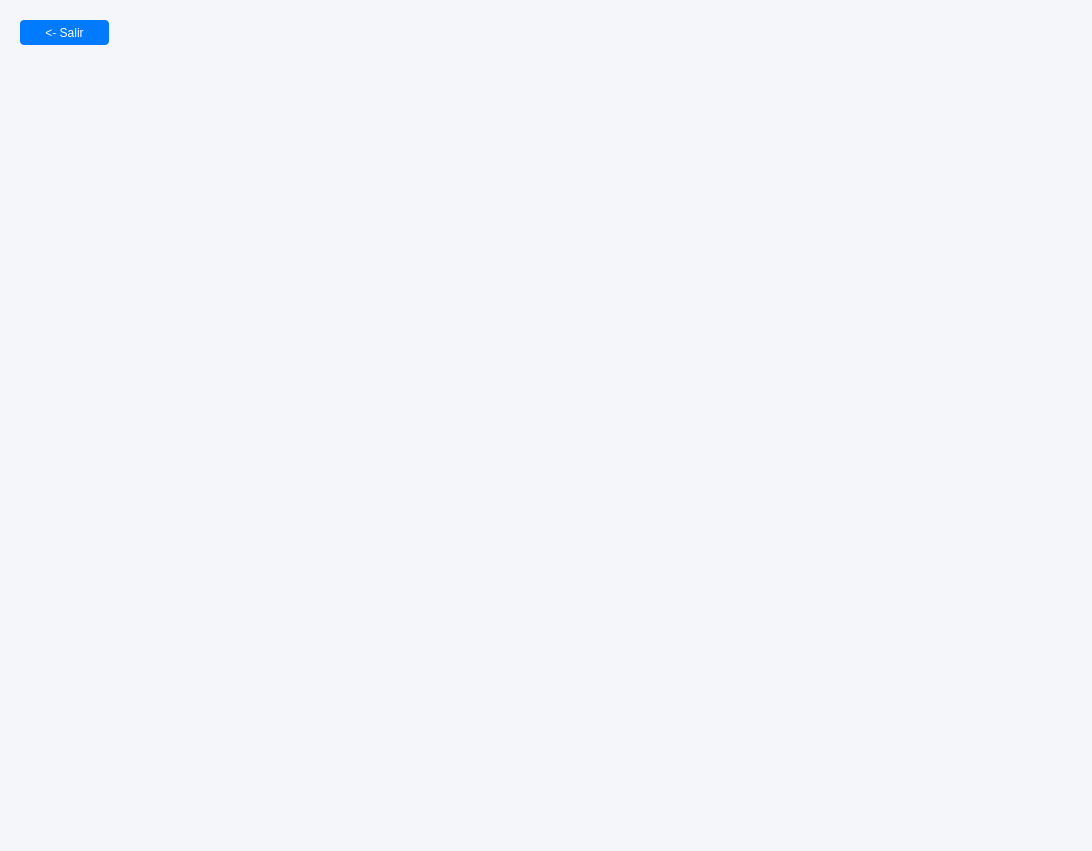
<?xml version="1.0" encoding="UTF-8"?>
<ui version="4.0">
 <class>browser_win</class>
 <widget class="QMainWindow" name="browser_win">
  <property name="geometry">
   <rect>
    <x>0</x>
    <y>0</y>
    <width>1092</width>
    <height>851</height>
   </rect>
  </property>
  <property name="windowTitle">
   <string>Panel admin</string>
  </property>
  <property name="styleSheet">
   <string notr="true">#browser_win {
	background-color: #f4f6f9;
}
#btn_salir {
	background-color: #007bff;
	color: #fff;
	border-radius: 4px;
}</string>
  </property>
  <widget class="QWidget" name="centralwidget">
   <widget class="QPushButton" name="btn_salir">
    <property name="geometry">
     <rect>
      <x>20</x>
      <y>20</y>
      <width>89</width>
      <height>25</height>
     </rect>
    </property>
    <property name="cursor">
     <cursorShape>PointingHandCursor</cursorShape>
    </property>
    <property name="text">
     <string>&lt;- Salir</string>
    </property>
   </widget>
   <widget class="QWidget" name="cont_navegador" native="true">
    <property name="geometry">
     <rect>
      <x>0</x>
      <y>60</y>
      <width>1091</width>
      <height>791</height>
     </rect>
    </property>
    <property name="minimumSize">
     <size>
      <width>971</width>
      <height>0</height>
     </size>
    </property>
   </widget>
  </widget>
 </widget>
 <resources/>
 <connections/>
</ui>
